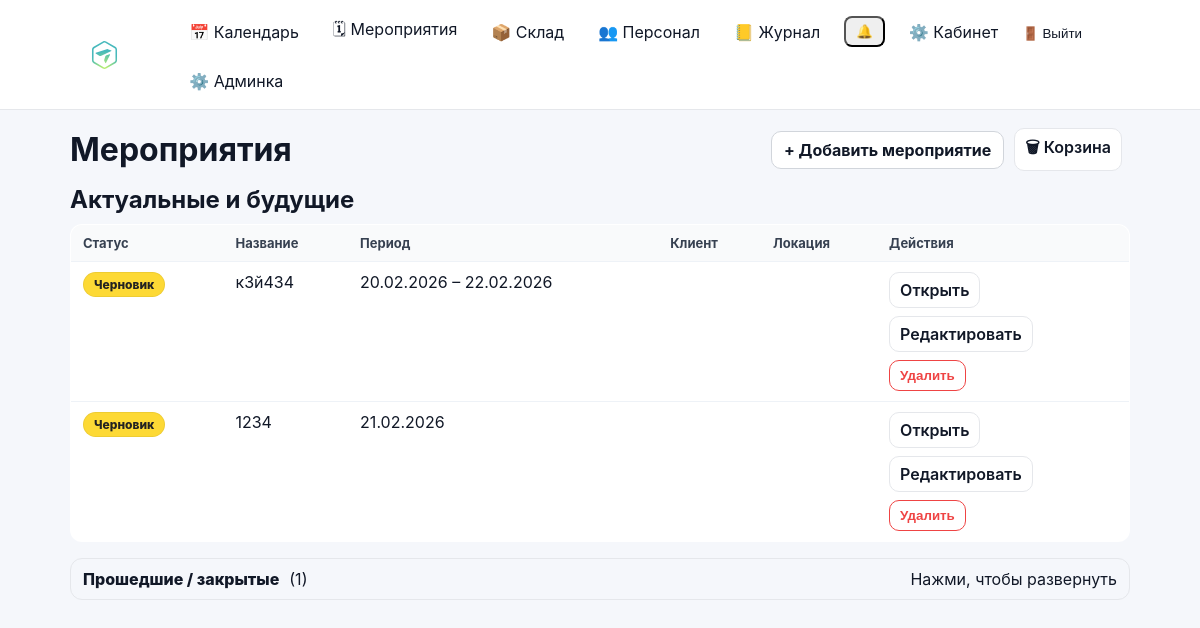
Before: /events/ (signed in) with the older database file.
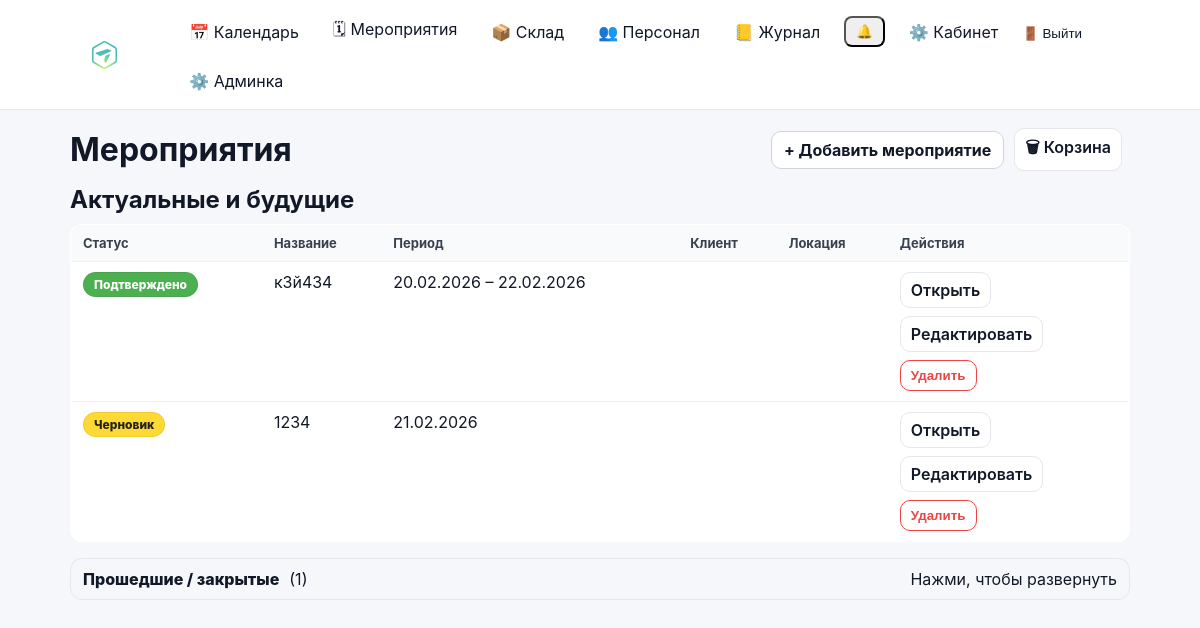
After: the same page with the newer database file.
### events/models.py (models this page shows, shortened)
class Event(models.Model):
    class Meta:
        permissions = [
            ("edit_event_card", "Can edit event card (dates/status/etc)"),
            ("edit_event_equipment", "Can edit event equipment (own/rented)"),
        ]
    STATUS_DRAFT = "draft"
    STATUS_CONFIRMED = "confirmed"
    STATUS_CANCELLED = "cancelled"
    STATUS_CLOSED = "closed"
    STATUS_CHOICES = (
        (STATUS_DRAFT, "Черновик"),
        (STATUS_CONFIRMED, "Подтверждено"),
        (STATUS_CANCELLED, "Отменено"),
        (STATUS_CLOSED, "Закрыто"),
    )
    name = models.CharField(max_length=200)
    start_date = models.DateField()
    end_date = models.DateField(blank=True, null=True)
    client = models.CharField(max_length=200, blank=True)
    location = models.CharField(max_length=200, blank=True)
    responsible = models.ForeignKey(
        User,
        on_delete=models.SET_NULL,
        null=True,
        related_name="events",
    )
    s_engineer = models.ForeignKey(
        User,
        on_delete=models.SET_NULL,
        null=True,
        blank=True,
        related_name="senior_events",
    )
    engineers = models.ManyToManyField(
        User,
        blank=True,
        related_name="engineer_events",
    )
    notes = models.TextField(blank=True, default="")
    is_deleted = models.BooleanField(default=False)
    deleted_at = models.DateTimeField(null=True, blank=True)
    status = models.CharField(
        max_length=20,
        choices=STATUS_CHOICES,
        default=STATUS_DRAFT,
    )
    created_at = models.DateTimeField(auto_now_add=True)

### events/views.py (the view)
# urls.py: path("events/", views.event_list_view, name="event_list"),
@login_required
def event_list_view(request: HttpRequest) -> HttpResponse:
    today = timezone.localdate()
    qs = (
        Event.objects.filter(is_deleted=False)
        .select_related("responsible", "s_engineer")
        .prefetch_related("engineers", "role_slots__role", "role_slots__users")
    )
    can_view_all = _can_view_all_events(request.user)
    if not can_view_all:
        qs = qs.filter(_participation_q(request.user)).distinct()
    past_q = (
        Q(status__in=[Event.STATUS_CLOSED, Event.STATUS_CANCELLED])
        | Q(end_date__lt=today)
        | (Q(end_date__isnull=True) & Q(start_date__lt=today))
    )
    past_events = qs.filter(past_q).distinct().order_by("-start_date", "-id")
    upcoming_events = qs.exclude(past_q).distinct().order_by("start_date", "id")
    return render(
        request,
        "events/event_list.html",
        {
            "upcoming_events": upcoming_events,
            "past_events": past_events,
            "past_count": past_events.count(),
            "can_create_event": can_edit_event_card(request.user),
            "can_delete": can_edit_event_card(request.user),
            "can_edit": can_edit_event_card(request.user),
            "can_view_all_events": can_view_all,
        },
    )

### accounts/context_processors.py (called while the page is built)
def authz_flags(request):
    user = getattr(request, "user", None)
    return {
        "can_manage_staff": can_manage_staff(user),
        "can_edit_event_card": can_edit_event_card(user),
        "can_edit_event_equipment": can_edit_event_equipment(user),
        "can_edit_inventory": can_edit_inventory(user),
        "can_view_stock": can_view_stock(user),
    }

### accounts/permissions.py (called while the page is built)
def _ok(user) -> bool:
    return bool(user and user.is_authenticated)

def is_super(user) -> bool:
    return bool(_ok(user) and getattr(user, "is_superuser", False))

def can_manage_staff(user) -> bool:
    return is_super(user) or (_ok(user) and user.has_perm("accounts.manage_staff"))

def can_edit_inventory(user) -> bool:
    return is_super(user) or (_ok(user) and user.has_perm("inventory.manage_inventory"))

def can_view_stock(user) -> bool:
    return is_super(user) or (_ok(user) and (user.has_perm("inventory.manage_inventory") or user.has_perm("events.edit_event_card")))

def can_edit_event_card(user) -> bool:
    return is_super(user) or (_ok(user) and user.has_perm("events.edit_event_card"))

### events/templates/events/event_list.html (shortened to what this page needs)
{% extends "base.html" %}
{% block content %}
<div class="toolbar">
  <h1 style="margin:0;">Мероприятия</h1>
  <div style="display:flex; gap:10px; align-items:center;">
    {% if can_create_event %}
      <a class="btn" href="{% url 'event_create' %}">+ Добавить мероприятие</a>
    {% endif %}
    {% if can_delete %}
      <a class="btn-secondary" href="{% url 'event_trash' %}">🗑 Корзина</a>
    {% endif %}
  </div>
</div>
<h2 style="margin: 14px 0 10px;">Актуальные и будущие</h2>
<table class="list-table">
  <thead>
    <tr>
      <th>Статус</th>
      <th>Название</th>
      <th>Период</th>
      <th>Клиент</th>
      <th>Локация</th>
      <th>Действия</th>
    </tr>
  </thead>
  <tbody>
    {% for e in upcoming_events %}
      <tr>
        <td>
          <span class="status-pill status-{{ e.status }}">{{ e.get_status_display }}</span>
        </td>
        <td>{{ e.name }}</td>
        <td>
          {% if e.start_date == e.end_date or not e.end_date %}
            {{ e.start_date|date:"d.m.Y" }}
          {% else %}
            {{ e.start_date|date:"d.m.Y" }} – {{ e.end_date|date:"d.m.Y" }}
          {% endif %}
        </td>
        <td>{{ e.client }}</td>
        <td>{{ e.location }}</td>
        <td>
          <div style="display:flex; flex-direction:column; gap:8px; align-items:flex-start;">
            <a class="btn-secondary" href="{% url 'event_detail' e.id %}">Открыть</a>
            {% if can_edit %}
              <a class="btn-secondary" href="{% url 'event_edit' e.id %}">Редактировать</a>
            {% endif %}
            {% if can_delete %}
              <form method="post" action="{% url 'event_delete' e.id %}"
                    onsubmit="return confirm('Удалить мероприятие «{{ e.name }}»? Оно попадёт в корзину на 30 дней.')">
                <button type="submit" class="btn-secondary" style="border-color:#ef4444; color:#ef4444;">
                  Удалить
                </button>
              </form>
            {% endif %}
          </div>
        </td>
      </tr>
    {% empty %}
      <tr>
        <td colspan="6" style="color:#6b7280;">Актуальных мероприятий нет.</td>
      </tr>
    {% endfor %}
  </tbody>
</table>
<div style="margin-top:16px;">
  <details {% if past_count == 0 %}open{% endif %} style="border:1px solid #e5e7eb; border-radius:12px; padding:10px 12px;">
    <summary style="cursor:pointer; list-style:none; display:flex; align-items:center; gap:10px;">
      <span style="font-weight:800;">Прошедшие / закрытые</span>
      <span class="muted">({{ past_count }})</span>
      <span class="muted" style="margin-left:auto;">Нажми, чтобы {% if past_count == 0 %}свернуть{% else %}развернуть{% endif %}</span>
    </summary>
  </details>
</div>
{% endblock %}

Changed rows visible on the page:
changed Event: status "Черновик" → "Подтверждено"
